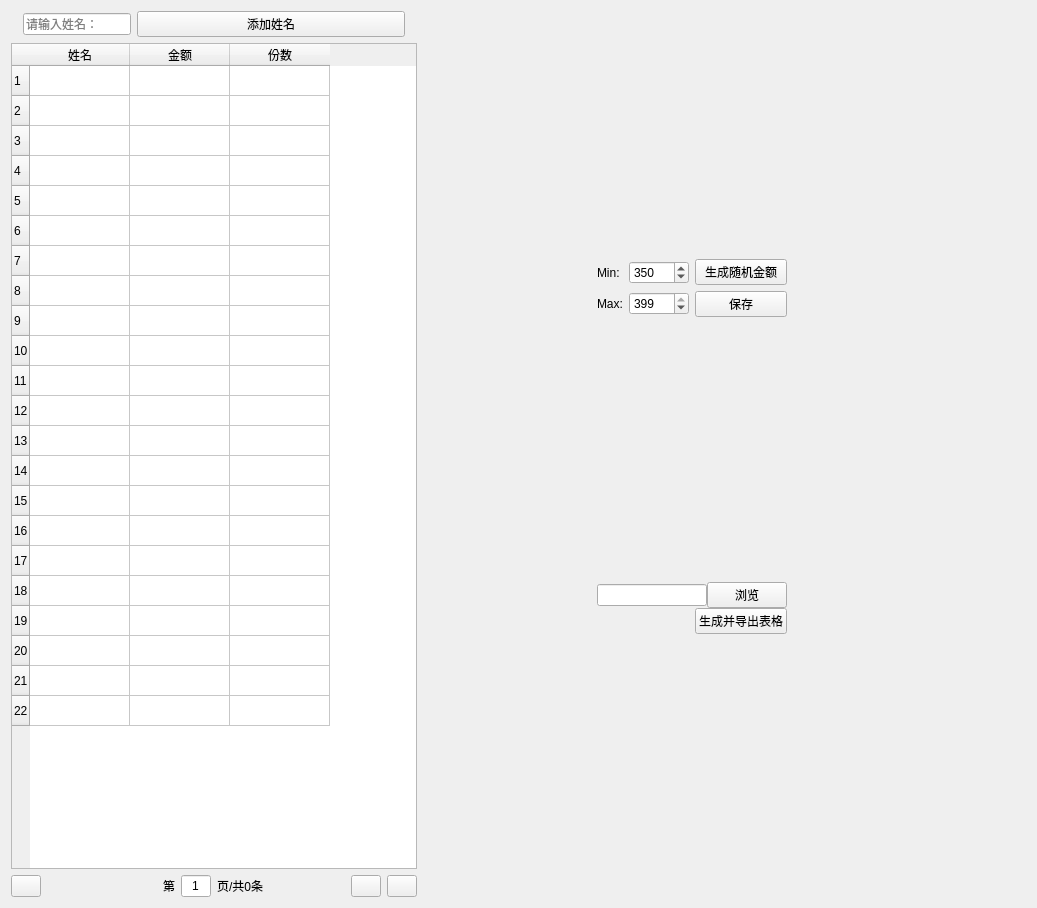
<?xml version="1.0" encoding="UTF-8"?>
<ui version="4.0">
 <class>Taxi</class>
 <widget class="QWidget" name="Taxi">
  <property name="geometry">
   <rect>
    <x>0</x>
    <y>0</y>
    <width>1037</width>
    <height>908</height>
   </rect>
  </property>
  <property name="windowTitle">
   <string>Form</string>
  </property>
  <layout class="QHBoxLayout" name="horizontalLayout_7" stretch="1,0,0,0">
   <item>
    <layout class="QVBoxLayout" name="verticalLayout">
     <item>
      <layout class="QHBoxLayout" name="horizontalLayout_2">
       <property name="leftMargin">
        <number>12</number>
       </property>
       <property name="rightMargin">
        <number>12</number>
       </property>
       <item>
        <widget class="QLineEdit" name="nameLineEdit">
         <property name="sizePolicy">
          <sizepolicy hsizetype="Fixed" vsizetype="Fixed">
           <horstretch>0</horstretch>
           <verstretch>0</verstretch>
          </sizepolicy>
         </property>
         <property name="toolTip">
          <string>姓名</string>
         </property>
         <property name="text">
          <string/>
         </property>
         <property name="placeholderText">
          <string notr="true">请输入姓名：</string>
         </property>
        </widget>
       </item>
       <item>
        <widget class="QPushButton" name="addNameBtn">
         <property name="toolTip">
          <string/>
         </property>
         <property name="text">
          <string>添加姓名</string>
         </property>
        </widget>
       </item>
      </layout>
     </item>
     <item>
      <widget class="QTableWidget" name="tableWidget">
       <row>
        <property name="text">
         <string>1</string>
        </property>
       </row>
       <row>
        <property name="text">
         <string>2</string>
        </property>
       </row>
       <row>
        <property name="text">
         <string>3</string>
        </property>
       </row>
       <row>
        <property name="text">
         <string>4</string>
        </property>
       </row>
       <row>
        <property name="text">
         <string>5</string>
        </property>
       </row>
       <row>
        <property name="text">
         <string>6</string>
        </property>
       </row>
       <row>
        <property name="text">
         <string>7</string>
        </property>
       </row>
       <row>
        <property name="text">
         <string>8</string>
        </property>
       </row>
       <row>
        <property name="text">
         <string>9</string>
        </property>
       </row>
       <row>
        <property name="text">
         <string>10</string>
        </property>
       </row>
       <row>
        <property name="text">
         <string>11</string>
        </property>
       </row>
       <row>
        <property name="text">
         <string>12</string>
        </property>
       </row>
       <row>
        <property name="text">
         <string>13</string>
        </property>
       </row>
       <row>
        <property name="text">
         <string>14</string>
        </property>
       </row>
       <row>
        <property name="text">
         <string>15</string>
        </property>
       </row>
       <row>
        <property name="text">
         <string>16</string>
        </property>
       </row>
       <row>
        <property name="text">
         <string>17</string>
        </property>
       </row>
       <row>
        <property name="text">
         <string>18</string>
        </property>
       </row>
       <row>
        <property name="text">
         <string>19</string>
        </property>
       </row>
       <row>
        <property name="text">
         <string>20</string>
        </property>
       </row>
       <row>
        <property name="text">
         <string>21</string>
        </property>
       </row>
       <row>
        <property name="text">
         <string>22</string>
        </property>
       </row>
       <column>
        <property name="text">
         <string>姓名</string>
        </property>
       </column>
       <column>
        <property name="text">
         <string>金额</string>
        </property>
       </column>
       <column>
        <property name="text">
         <string>份数</string>
        </property>
       </column>
      </widget>
     </item>
     <item>
      <layout class="QHBoxLayout" name="horizontalLayout_4">
       <item>
        <widget class="QPushButton" name="previousBtn">
         <property name="sizePolicy">
          <sizepolicy hsizetype="Fixed" vsizetype="Fixed">
           <horstretch>0</horstretch>
           <verstretch>0</verstretch>
          </sizepolicy>
         </property>
         <property name="maximumSize">
          <size>
           <width>30</width>
           <height>16777215</height>
          </size>
         </property>
         <property name="text">
          <string/>
         </property>
         <property name="icon">
          <iconset>
           <normaloff>images/arrows/previous2.png</normaloff>images/arrows/previous2.png</iconset>
         </property>
        </widget>
       </item>
       <item>
        <layout class="QHBoxLayout" name="horizontalLayout_3" stretch="0,1,0">
         <property name="sizeConstraint">
          <enum>QLayout::SetNoConstraint</enum>
         </property>
         <property name="leftMargin">
          <number>0</number>
         </property>
         <property name="rightMargin">
          <number>0</number>
         </property>
         <item>
          <widget class="QLabel" name="diLabel">
           <property name="sizePolicy">
            <sizepolicy hsizetype="Expanding" vsizetype="Fixed">
             <horstretch>0</horstretch>
             <verstretch>0</verstretch>
            </sizepolicy>
           </property>
           <property name="text">
            <string>第</string>
           </property>
           <property name="alignment">
            <set>Qt::AlignRight|Qt::AlignTrailing|Qt::AlignVCenter</set>
           </property>
          </widget>
         </item>
         <item>
          <widget class="QLineEdit" name="pageNumberEdit">
           <property name="sizePolicy">
            <sizepolicy hsizetype="Expanding" vsizetype="Fixed">
             <horstretch>0</horstretch>
             <verstretch>0</verstretch>
            </sizepolicy>
           </property>
           <property name="maximumSize">
            <size>
             <width>30</width>
             <height>16777215</height>
            </size>
           </property>
           <property name="text">
            <string>1</string>
           </property>
           <property name="alignment">
            <set>Qt::AlignCenter</set>
           </property>
           <property name="placeholderText">
            <string/>
           </property>
          </widget>
         </item>
         <item>
          <widget class="QLabel" name="yeLabel">
           <property name="sizePolicy">
            <sizepolicy hsizetype="Expanding" vsizetype="Fixed">
             <horstretch>0</horstretch>
             <verstretch>0</verstretch>
            </sizepolicy>
           </property>
           <property name="text">
            <string>页/共0条</string>
           </property>
          </widget>
         </item>
        </layout>
       </item>
       <item>
        <widget class="QPushButton" name="nextBtn">
         <property name="sizePolicy">
          <sizepolicy hsizetype="Fixed" vsizetype="Fixed">
           <horstretch>0</horstretch>
           <verstretch>0</verstretch>
          </sizepolicy>
         </property>
         <property name="maximumSize">
          <size>
           <width>30</width>
           <height>16777215</height>
          </size>
         </property>
         <property name="text">
          <string/>
         </property>
         <property name="icon">
          <iconset>
           <normaloff>images/arrows/next2.png</normaloff>images/arrows/next2.png</iconset>
         </property>
        </widget>
       </item>
       <item>
        <widget class="QPushButton" name="refreshBtn">
         <property name="sizePolicy">
          <sizepolicy hsizetype="Fixed" vsizetype="Fixed">
           <horstretch>0</horstretch>
           <verstretch>0</verstretch>
          </sizepolicy>
         </property>
         <property name="maximumSize">
          <size>
           <width>30</width>
           <height>16777215</height>
          </size>
         </property>
         <property name="layoutDirection">
          <enum>Qt::LeftToRight</enum>
         </property>
         <property name="text">
          <string/>
         </property>
         <property name="icon">
          <iconset>
           <normaloff>images/arrows/loop2.png</normaloff>images/arrows/loop2.png</iconset>
         </property>
         <property name="iconSize">
          <size>
           <width>14</width>
           <height>14</height>
          </size>
         </property>
         <property name="autoDefault">
          <bool>false</bool>
         </property>
        </widget>
       </item>
      </layout>
     </item>
    </layout>
   </item>
   <item>
    <spacer name="horizontalSpacer">
     <property name="orientation">
      <enum>Qt::Horizontal</enum>
     </property>
     <property name="sizeHint" stdset="0">
      <size>
       <width>174</width>
       <height>20</height>
      </size>
     </property>
    </spacer>
   </item>
   <item>
    <layout class="QVBoxLayout" name="verticalLayout_4">
     <item>
      <spacer name="verticalSpacer">
       <property name="orientation">
        <enum>Qt::Vertical</enum>
       </property>
       <property name="sizeHint" stdset="0">
        <size>
         <width>20</width>
         <height>188</height>
        </size>
       </property>
      </spacer>
     </item>
     <item>
      <layout class="QHBoxLayout" name="horizontalLayout">
       <item>
        <layout class="QGridLayout" name="gridLayout">
         <item row="1" column="0">
          <widget class="QLabel" name="maximumLabel">
           <property name="sizePolicy">
            <sizepolicy hsizetype="Fixed" vsizetype="Preferred">
             <horstretch>0</horstretch>
             <verstretch>0</verstretch>
            </sizepolicy>
           </property>
           <property name="text">
            <string>Max:</string>
           </property>
          </widget>
         </item>
         <item row="1" column="1">
          <widget class="QSpinBox" name="maxValueSpinBox">
           <property name="toolTip">
            <string>输入最大值</string>
           </property>
           <property name="maximum">
            <number>399</number>
           </property>
           <property name="value">
            <number>399</number>
           </property>
          </widget>
         </item>
         <item row="0" column="0">
          <widget class="QLabel" name="minimumLabel">
           <property name="sizePolicy">
            <sizepolicy hsizetype="Fixed" vsizetype="Preferred">
             <horstretch>0</horstretch>
             <verstretch>0</verstretch>
            </sizepolicy>
           </property>
           <property name="text">
            <string>Min:</string>
           </property>
          </widget>
         </item>
         <item row="0" column="1">
          <widget class="QSpinBox" name="minValueSpinBox">
           <property name="toolTip">
            <string>输入最小值</string>
           </property>
           <property name="maximum">
            <number>399</number>
           </property>
           <property name="value">
            <number>350</number>
           </property>
          </widget>
         </item>
        </layout>
       </item>
       <item>
        <layout class="QVBoxLayout" name="verticalLayout_2">
         <item>
          <widget class="QPushButton" name="okButton">
           <property name="text">
            <string>生成随机金额</string>
           </property>
          </widget>
         </item>
         <item>
          <widget class="QPushButton" name="saveBtn">
           <property name="text">
            <string>保存</string>
           </property>
          </widget>
         </item>
        </layout>
       </item>
      </layout>
     </item>
     <item>
      <spacer name="verticalSpacer_3">
       <property name="orientation">
        <enum>Qt::Vertical</enum>
       </property>
       <property name="sizeHint" stdset="0">
        <size>
         <width>20</width>
         <height>188</height>
        </size>
       </property>
      </spacer>
     </item>
     <item>
      <layout class="QVBoxLayout" name="verticalLayout_3">
       <property name="spacing">
        <number>0</number>
       </property>
       <item>
        <layout class="QHBoxLayout" name="horizontalLayout_5">
         <property name="topMargin">
          <number>10</number>
         </property>
         <item>
          <widget class="QLineEdit" name="lineEdit">
           <property name="alignment">
            <set>Qt::AlignBottom|Qt::AlignLeading|Qt::AlignLeft</set>
           </property>
          </widget>
         </item>
         <item>
          <widget class="QPushButton" name="browseBtn">
           <property name="text">
            <string>浏览</string>
           </property>
          </widget>
         </item>
        </layout>
       </item>
       <item>
        <layout class="QHBoxLayout" name="horizontalLayout_6">
         <property name="spacing">
          <number>-1</number>
         </property>
         <property name="topMargin">
          <number>0</number>
         </property>
         <property name="bottomMargin">
          <number>15</number>
         </property>
         <item>
          <spacer name="horizontalSpacer_3">
           <property name="orientation">
            <enum>Qt::Horizontal</enum>
           </property>
           <property name="sizeHint" stdset="0">
            <size>
             <width>98</width>
             <height>20</height>
            </size>
           </property>
          </spacer>
         </item>
         <item>
          <widget class="QPushButton" name="exportBtn">
           <property name="text">
            <string>生成并导出表格</string>
           </property>
          </widget>
         </item>
        </layout>
       </item>
      </layout>
     </item>
     <item>
      <spacer name="verticalSpacer_2">
       <property name="orientation">
        <enum>Qt::Vertical</enum>
       </property>
       <property name="sizeHint" stdset="0">
        <size>
         <width>20</width>
         <height>188</height>
        </size>
       </property>
      </spacer>
     </item>
    </layout>
   </item>
   <item>
    <spacer name="horizontalSpacer_4">
     <property name="orientation">
      <enum>Qt::Horizontal</enum>
     </property>
     <property name="sizeHint" stdset="0">
      <size>
       <width>239</width>
       <height>20</height>
      </size>
     </property>
    </spacer>
   </item>
  </layout>
 </widget>
 <resources/>
 <connections/>
</ui>
